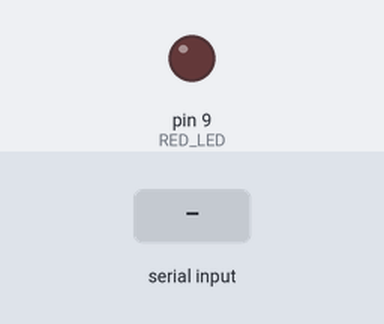
The sketch below on a simulated Arduino Uno, built with avr-gcc and run on an emulated ATmega328P. On the bench: output pins drawn as LEDs (lit = HIGH). Dashed ring = blinking. Inputs (shaded band) come from the test bench. What the sketch prints to the serial monitor is not drawn.

Above: at 1.2 s.
1.3 s: "90,45\n" received over Serial
At 1.7 s:
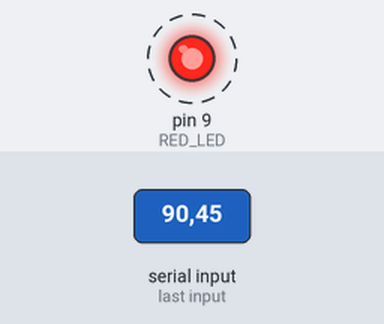
Timing chart, 0 to 10.3 s (numbered marks = the images above; inputs shaded):
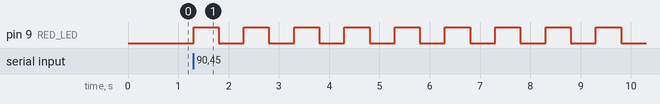

The sketch:

Lesson_18_-_Reading_Numbers_from_the_Serial_Monitor.ino
```cpp
//We are telling the serial monitor how many times we want an LED to blink
//Declaring Variables
int BLINK_NUMBER;
String INPUT_MESSAGE = "How many Blinks do you want? ";
String BLINK_MESSAGE = "The red LED blinked: ";
int BLINK_TIME = 500;
int RED_LED = 9;
int j;

void setup() {
  //Sarting Red LED
  pinMode(RED_LED, OUTPUT);

}

void loop() {
  //Starting serial monitor
  //I had a problem where after I inputted a number, it would run the command again and print
  //Both strings again, thinking I inputted the number 0 into the serial monitor
  //Putting a "Serial.begin" command and "Serial.end" command fixed this problem
  Serial.begin(9600);

  //Printing Message
  Serial.println(INPUT_MESSAGE);
  //The "Serial.available" command refers to the input box in the serial monitor
  //The double equal sign command checks to see if the statement is true
  //If we wrote one equal sign, then we would make "Serial.avaiable()" equal 0
  //In this command, we are making the serial monitor wait for an input from the user
  //It does absolutly nothinng until there is an input from the user
  while (Serial.available() == 0) {

  }

  //The "Serial.parseInt" reads the integer input from the user
  BLINK_NUMBER = Serial.parseInt();

//Setting up for loop to make the LED blink the specified amount of times from the user input
  for (j = 1; j <= BLINK_NUMBER; j = j + 1) {
    //Blinking Red LED
    digitalWrite(RED_LED, HIGH);
    delay(BLINK_TIME);
    digitalWrite(RED_LED, LOW);
    delay(BLINK_TIME);

  }

  //Printing Blink Message
  Serial.print(BLINK_MESSAGE);
  //Printing Number of inputted blinks
  Serial.println(BLINK_NUMBER);

  //Ending Serial Monitor
  Serial.end();

}
```

Measured:
- after the input at 1.3 s, pin 9 (RED_LED): alternates HIGH for 0.50 s and LOW for 0.50 s, starting at once
